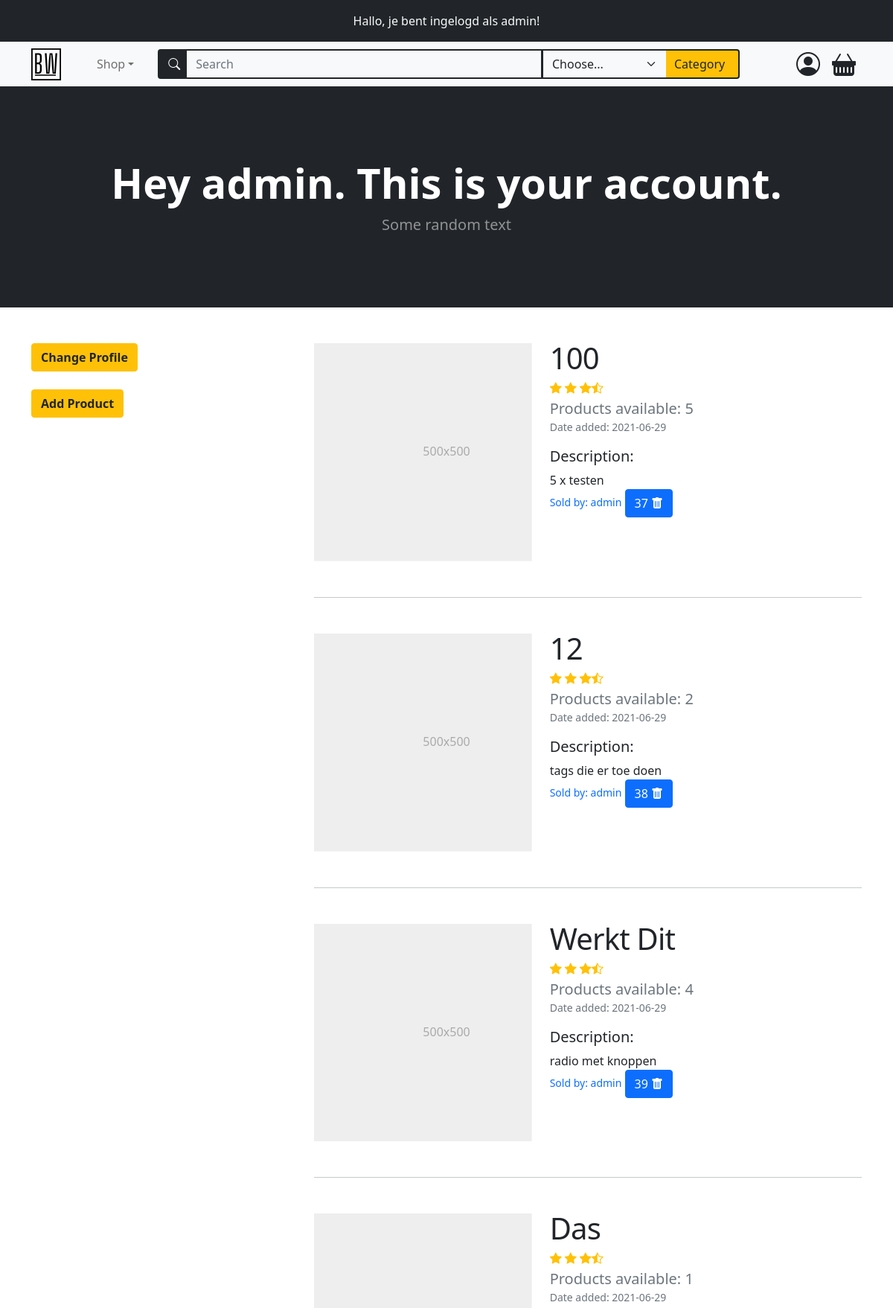
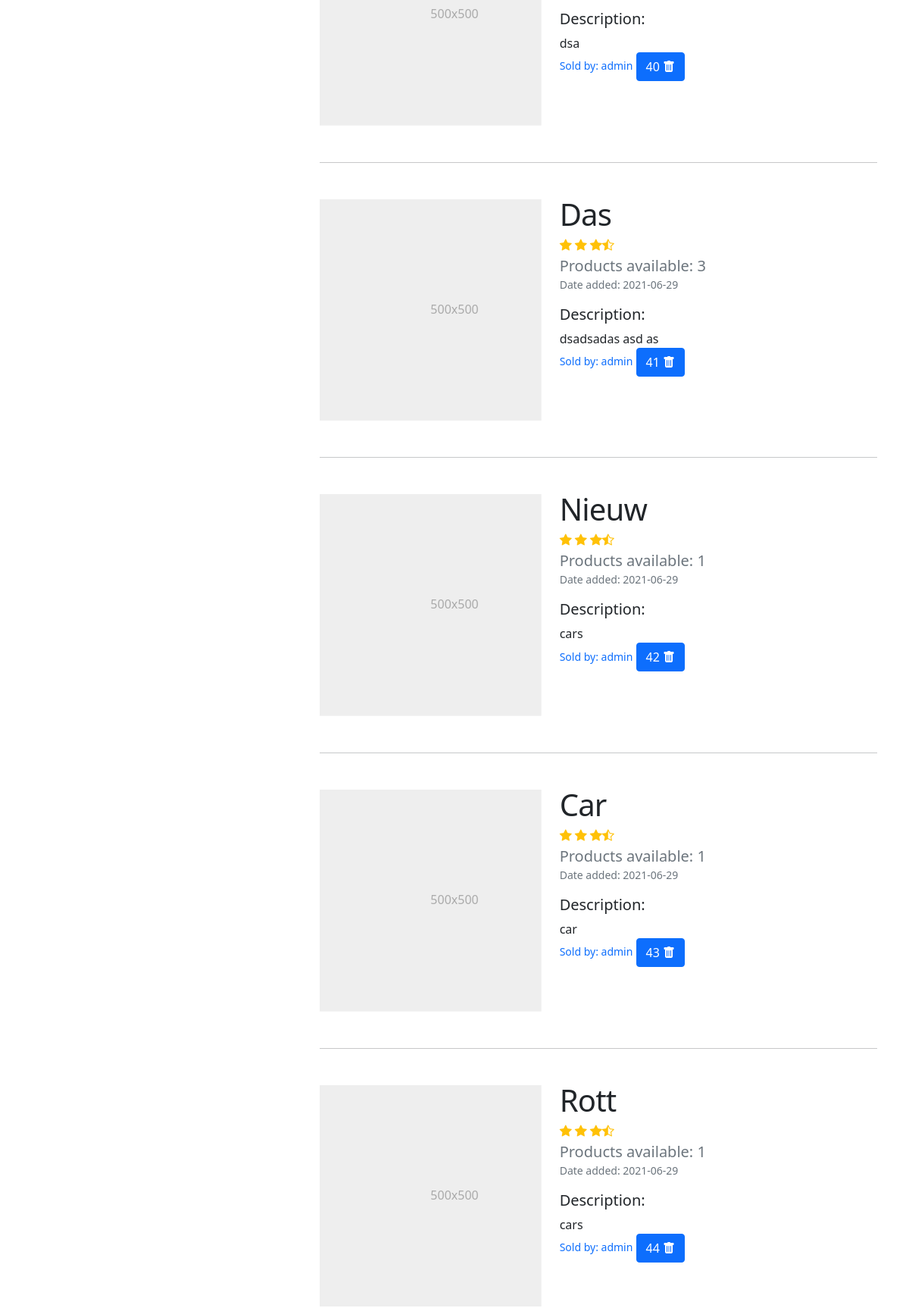
The page /account (signed in, upper part) on the database its author committed (2 pictures, top to bottom).
### models.py (models this page shows)
class BaseModel(db_wrapper.Model):
    class Meta:
        database = db

class User(BaseModel, UserMixin):
    first_name = CharField(index=True, max_length=30, null=True)
    last_name = CharField(max_length=120, null=True)
    address = CharField(max_length=200, null=True)
    city = CharField(max_length=50, null=True)
    country = CharField(max_length=50, null=True)
    cc_number = IntegerField(unique=True, null=True)
    username = CharField(index=True, max_length=30, unique=True)
    email = CharField(index=True, max_length=50, unique=True)
    password = CharField(max_length=20)

class Product(BaseModel):
    name = CharField(max_length=50)
    description = TextField(null=True)
    price_per_unit = DecimalField(
        constraints=[Check("price_per_unit >= 0")],
        decimal_places=2,
        auto_round=True,
        null=True,
        default=0,
        max_digits=10,
    )
    stock = IntegerField(default=1)
    owner = ForeignKeyField(User, backref="products")
    date_posted = DateTimeField(formats="%Y-%m-%d", default=datetime.utcnow())

### routes.py (the view)
@app.route("/account", methods=["GET", "POST"])
@login_required
def account():
    products = list_user_products(current_user.id)
    update_account_form = UpdateAccountForm(country=current_user.country)
    add_product_form = AddProductForm()
    search_form = SearchForm()
    banner_info = f"Hey {current_user.username}. This is your account."
    return render_template(
        "account.html",
        title="Account",
        add_product_form=add_product_form,
        update_account_form=update_account_form,
        search_form=search_form,
        banner_info=banner_info,
        products=products,
    )

### forms.py (shortened to what this page needs)
class UpdateAccountForm(FlaskForm):
    first_name = StringField("Name", validators=[DataRequired(), Length(min=2, max=30)])
    last_name = StringField(
        "Surname", validators=[InputRequired(), Length(min=2, max=120)]
    )
    address = StringField(
        "Address", validators=[InputRequired(), Length(min=8, max=200)]
    )
    city = StringField("City", validators=[InputRequired(), Length(min=2, max=50)])
    country = SelectField(
        "Country",
        choices=["...", "Netherlands", "Belgium", "Germany", "France", "Other"],
        validators=[InputRequired()],
    )
    cc_number = IntegerField("Credit Card Number", validators=[InputRequired()])
    username = StringField(
        "Username",
        validators=[InputRequired(), Length(min=5, max=25)],
    )
    email = StringField("Email", validators=[InputRequired(), Length(max=50), Email()])
    update = SubmitField("Update")

class AddProductForm(FlaskForm):
    name = StringField("Name", validators=[InputRequired(), Length(max=50)])
    description = TextAreaField("Description", validators=[Length(max=20)])
    price_per_unit = DecimalField("Price", places=2, validators=[InputRequired()])
    amount_to_add = SelectField(
        "Amount to add",
        choices=[num for num in range(1, 11)],
        validators=[InputRequired()],
    )
    tags = StringField("Create Your Tag", validators=[InputRequired()])
    add_product = SubmitField("Add")

### main.py (called while the page is built)
def list_user_products(user_id) -> list[Product]:
    user_products = (
        Product.select()
        .join(User)
        .where(Product.owner == user_id)
        .order_by(Product.date_posted.desc())
    )
    return user_products

### routes.py (called while the page is built)
@login_manager.user_loader
def load_user(user_id):
    return User.get_by_id(user_id)

### templates/account.html (shortened to what this page needs)
{% extends 'base.html' %}
{% block content %}
<div class="container mb-3">
  <div class="row">
    <div class="col-lg-4 mt-4">
      <div class="position-sticky mt-4 container p-0" style="top: 6rem">
        <div class="mb-4">
          <button
            id="collapseProfileBtn"
            class="btn btn-warning text-dark fw-bolder"
            type="button"
            data-bs-toggle="collapse"
            data-bs-target="#collapseProfileForm"
            aria-expanded="false"
            aria-controls="collapseProfileForm"
          >
            Change Profile
          </button>
        </div>
        <div>
          <button
            id="collapseProductBtn"
            class="btn btn-warning text-dark fw-bolder"
            type="button"
            data-bs-toggle="collapse"
            data-bs-target="#collapseProductForm"
            aria-expanded="false"
            aria-controls="collapseProductForm"
          >
            Add Product
          </button>
        </div>
      </div>
    </div>
    <div class="col-lg-8 container ms-0">
      {% include "featurette_product.html" %}
    </div>
  </div>
</div>
{% endblock content %}

### templates/base.html (shortened to what this page needs)
<!DOCTYPE html>
<html lang="en">
  <head>
    <link
      href="https://cdn.jsdelivr.net/npm/bootstrap@5.0.2/dist/css/bootstrap.min.css"
      rel="stylesheet"
    />
    <link
      href="{{url_for('static', filename='styles.css')}}"
      rel="stylesheet"
    />
    <link
      href="https://cdn.jsdelivr.net/npm/bootstrap-icons@1.5.0/font/bootstrap-icons.css"
      rel="stylesheet"
    />
  </head>
  <body>
    {% if current_user.is_authenticated %}
    <div class="bg-dark">
      <p class="container text-light text-center py-3 my-0">
        Hallo, je bent ingelogd als {{ current_user.username }}!
      </p>
    </div>
    {%endif %}
    {% include "navbar.html" %}
    {% block header%}
    <header class="bg-dark py-5">
      <div class="container px-4 px-lg-5 my-5">
        <div class="text-center text-white">
          {% if banner_info %}
          <h1 class="display-4 fw-bolder font">{{ banner_info }}</h1>
          {% else %}
          <h1 class="display-4 fw-bolder font">Shop in Style</h1>
          {% endif %}
          <p class="lead fw-normal text-white-50 mb-0">Some random text</p>
        </div>
      </div>
    </header>
    {% endblock header %}
     {% block content%} {% endblock content %}
  </body>
</html>

### templates/featurette_product.html (shortened to what this page needs)
{% for product in products %}
<div class="row featurette mt-5">
  <div class="col-md-7 order-md-2">
    <h2 class="featurette-heading text-capitalize mt-0">{{product.name}}</h2>
    <div class="d-flex text-warning">
      <i class="bi bi-star-fill"></i>
      <i class="bi bi-star-fill mx-1"></i>
      <i class="bi bi-star-fill"></i>
      <i class="bi bi-star-half"></i>
    </div>
    <h5 class="text-muted my-0 mt-1">Products available: {{product.stock}}</h5>
    <small class="text-muted">Date added: {{product.date_posted}}</small>
    <h6 class="lead featurette-description mt-3">Description:</h6>
    <p class="m-0">
      {{product.description}}
    </p>
    <small class="mt-2 text-primary" style="font-weight: 500"
      >Sold by: {{product.owner.username}}</small
    >
    <button
      type="button"
      class="btn btn-primary"
      data-bs-toggle="modal"
      data-bs-target="#deleteProductModal{{product.id}}"
    >
      {{product.id}}
      <i class="bi bi-trash-fill"></i>
    </button>
  </div>
  <div class="col-md-5 order-md-1">
    <svg
      class="
        bd-placeholder-img bd-placeholder-img-lg
        featurette-image
        img-fluid
        mx-auto
      "
      width="500"
      height="500"
      xmlns="http://www.w3.org/2000/svg"
      role="img"
      aria-label="Placeholder: 500x500"
      preserveAspectRatio="xMidYMid slice"
      focusable="false"
    >
      <title>{{product.name}}</title>
      <rect width="100%" height="100%" fill="#eee" />
      <text x="50%" y="50%" fill="#aaa" dy=".3em">500x500</text>
    </svg>
  </div>
</div>
<hr class="featurette-divider" />
{% endfor %}

### static/styles.css (style rules this page uses)
.featurette-divider { margin: 3rem 0; }
.featurette-heading { font-weight: 400; line-height: 1; letter-spacing: -.05rem; }
@media (min-width: 40em) { .featurette-heading { font-size: 40px; } }
@media (min-width: 40em) { .featurette-description { font-size: 20px; } }
@media (min-width: 62em) { .featurette-heading { margin-top: 1rem; } }

### rows shown on the page
User: username "admin"
Product: name "100", stock "5", date_posted "2021-06-29", description "5 x testen", owner.username "admin", id "37"
Product: name "12", stock "2", date_posted "2021-06-29", description "tags die er toe doen", owner.username "admin", id "38"
Product: name "Werkt Dit", stock "4", date_posted "2021-06-29", description "radio met knoppen", owner.username "admin", id "39"
Product: name "Das", stock "1", date_posted "2021-06-29", description "dsa", owner.username "admin", id "40"
Product: name "Das", stock "3", date_posted "2021-06-29", description "dsadsadas asd as", owner.username "admin", id "41"
Product: name "Nieuw", stock "1", date_posted "2021-06-29", description "cars", owner.username "admin", id "42"
Product: name "Car", stock "1", date_posted "2021-06-29", description "car", owner.username "admin", id "43"
Product: name "Rott", stock "1", date_posted "2021-06-29", description "cars", owner.username "admin", id "44"

### other values the page prints
{{ banner_info }} "Hey admin. This is your account."
